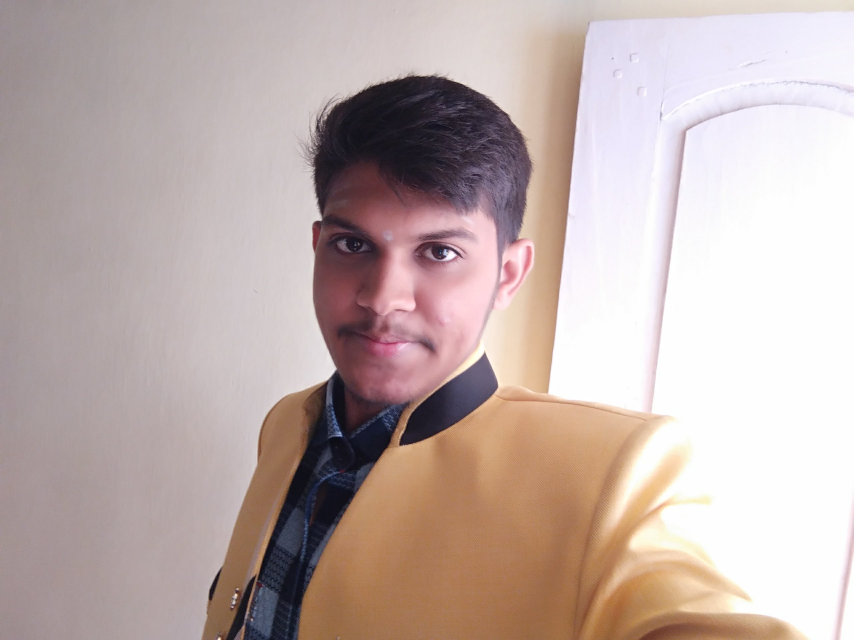
#> input picture me.jpg, 2560 x 1920 px (shown at 1/3 size)
$ python adding_Images.py
#> lines starting #> are read from the running program, lines starting #| are printed output that depends on the picture
# image blending

import cv2
import numpy


# remember that size of both the images need to be same
img1 = cv2.imread('me.jpg')
#> img1 is the input picture: shape (1920, 2560, 3); mean B, G, R 170.6, 174.4, 191.4
img1 = cv2.resize(img1, (700, 500))
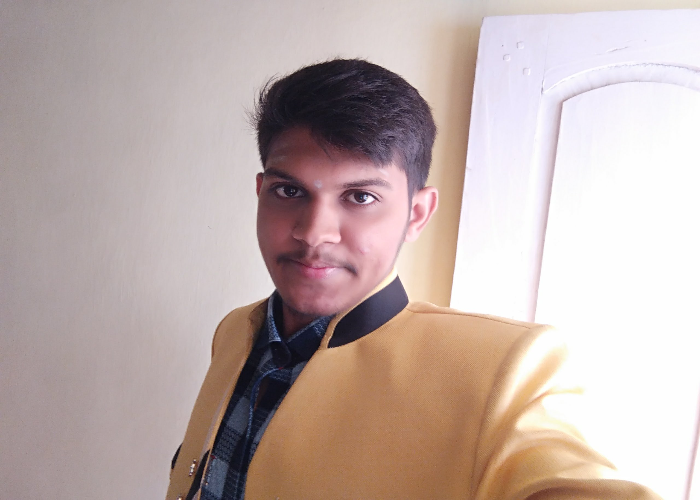
#> img1: shape (500, 700, 3); mean B, G, R 170.5, 174.3, 191.4
img2 = cv2.imread('PM.jpg')
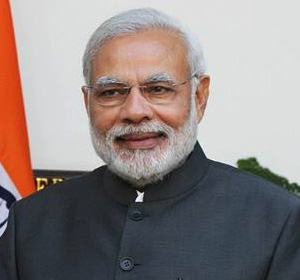
#> input picture PM.jpg, 300 x 280 px
#> img2 is the input picture: shape (280, 300, 3); mean B, G, R 130.9, 132.8, 142.3
img2 = cv2.resize(img2, (700, 500))
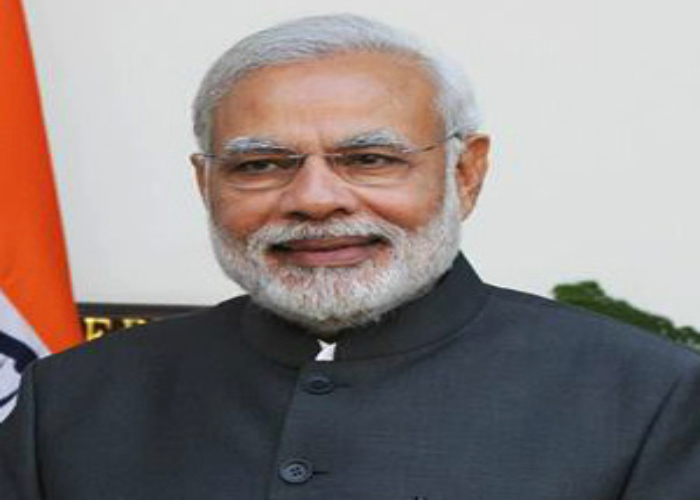
#> img2: shape (500, 700, 3); mean B, G, R 130.8, 132.7, 142.2

val1 = cv2.add(img1, img2)
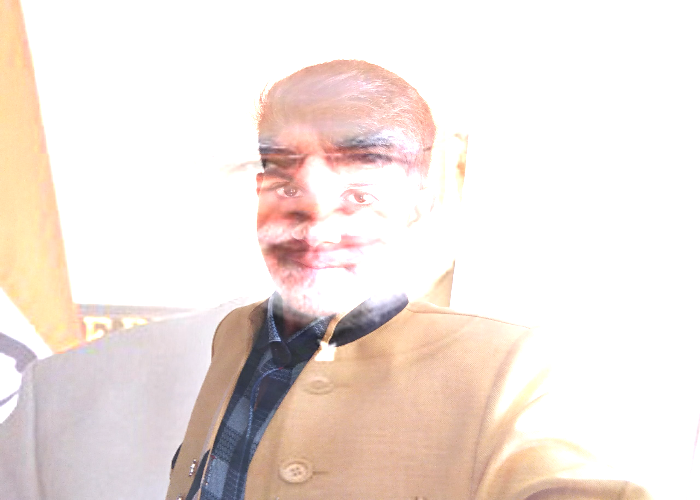
#> val1: shape (500, 700, 3); mean B, G, R 222.3, 228.1, 239.8
val2 = cv2.addWeighted(img1, 0.7, img2, 0.7, 0)
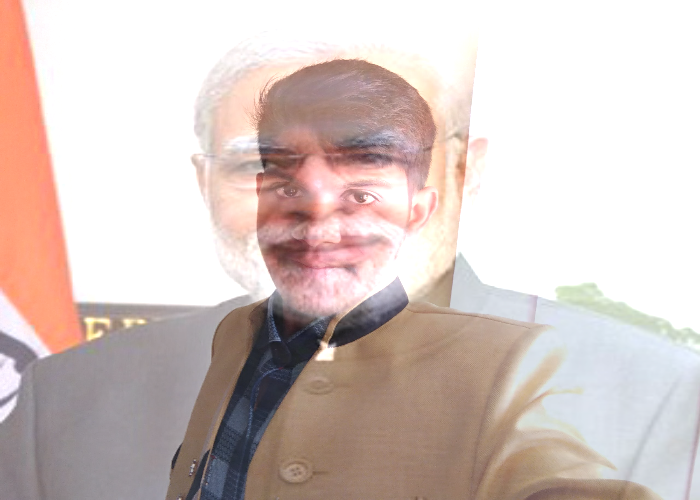
#> val2: shape (500, 700, 3); mean B, G, R 192.9, 197.6, 212.9

cv2.imshow('add_image1', val1)
cv2.imshow('add_image2', val2)
cv2.waitKey(0)
cv2.destroyAllWindows()
